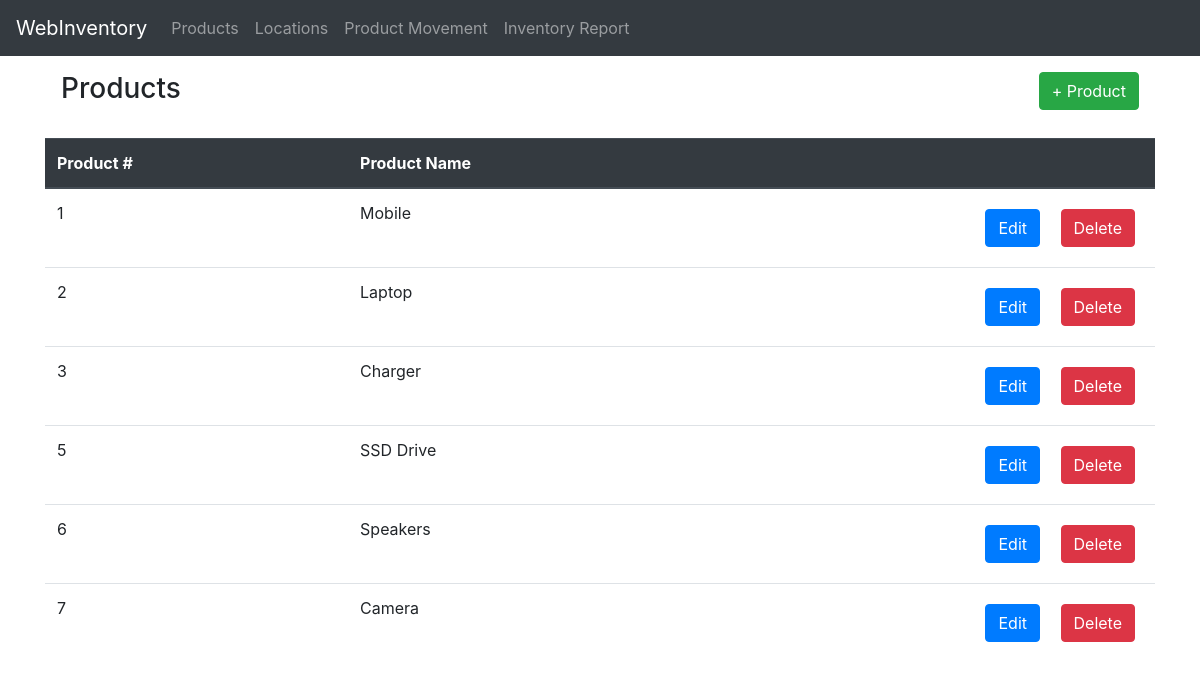
/product, run on the app's committed database.
### app.py (models this page shows, shortened)
class Product(db.Model):
    __tablename__ = "Product"
    product_id = db.Column(db.Integer, primary_key=True)
    product_name = db.Column(db.String(100), nullable=False)

### app.py (the view)
@app.route('/product')
def view_product():
    return render_template('product.html', products=Product.query.all())

### templates/product.html
{% extends 'base.html' %} {% block head %} {% endblock %} {% block body %}
{% if products %}
<div class="m-3">
	<h3 class="d-inline-block"> Products</h3>
	<a href="/product/add" class="btn btn-success float-right d-inline-block ">+ Product</a>
</div>
<table class="table mt-4">
	<thead class="thead-dark">
		<tr>
			<th scope="col">Product #</th>
			<th scope="col">Product Name</th>
		</tr>
	</thead>
	<tbody>
		{% for product in products %}
		<tr>
			<td scope="row">
				{{product.product_id}}
			</td>
			<td scope="row">
				{{product.product_name}}
				<div class="float-right">
					<a href="/product/edit/{{product.product_id}}" class="btn btn-primary  m-2">Edit</a>
					<a href="/product/delete/{{product.product_id}}" class="btn btn-danger m-2">Delete</a>
				</div>
			</td>
		</tr>
		{% endfor%}
	</tbody>
</table>
{% else %}
<div class="m-3">
	<h3 class="d-inline-block"> You have no products in you Inventory.</h3>
	<a href="/product/add" class="btn btn-success float-right d-inline-block ">+ Product</a>
</div>
{% endif %}
{% endblock %}

### data on the page
Product: product_id "1", product_name "Mobile"
Product: product_id "2", product_name "Laptop"
Product: product_id "3", product_name "Charger"
Product: product_id "5", product_name "SSD Drive"
Product: product_id "6", product_name "Speakers"
Product: product_id "7", product_name "Camera"
